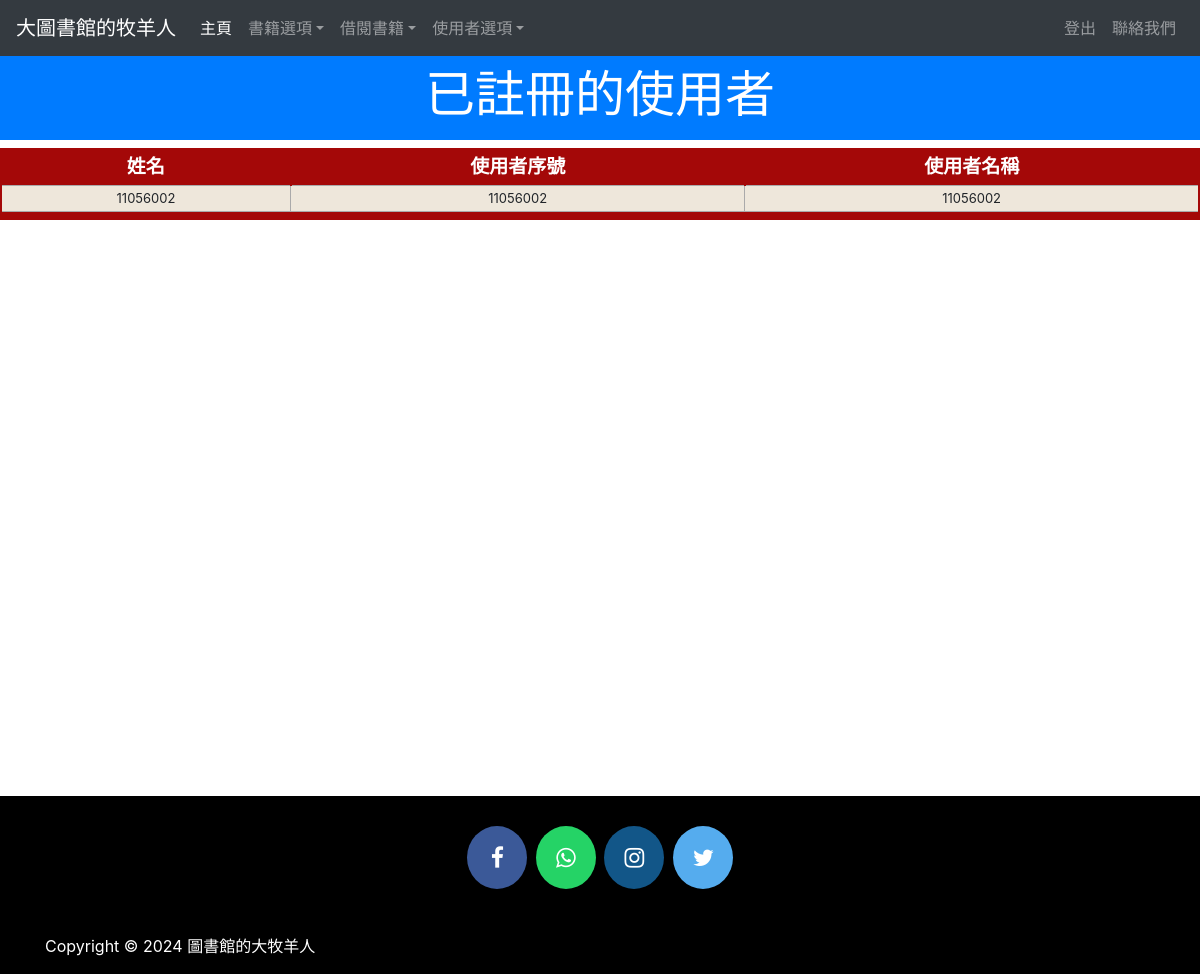
Before: /viewstudent (signed in) with the older database file.
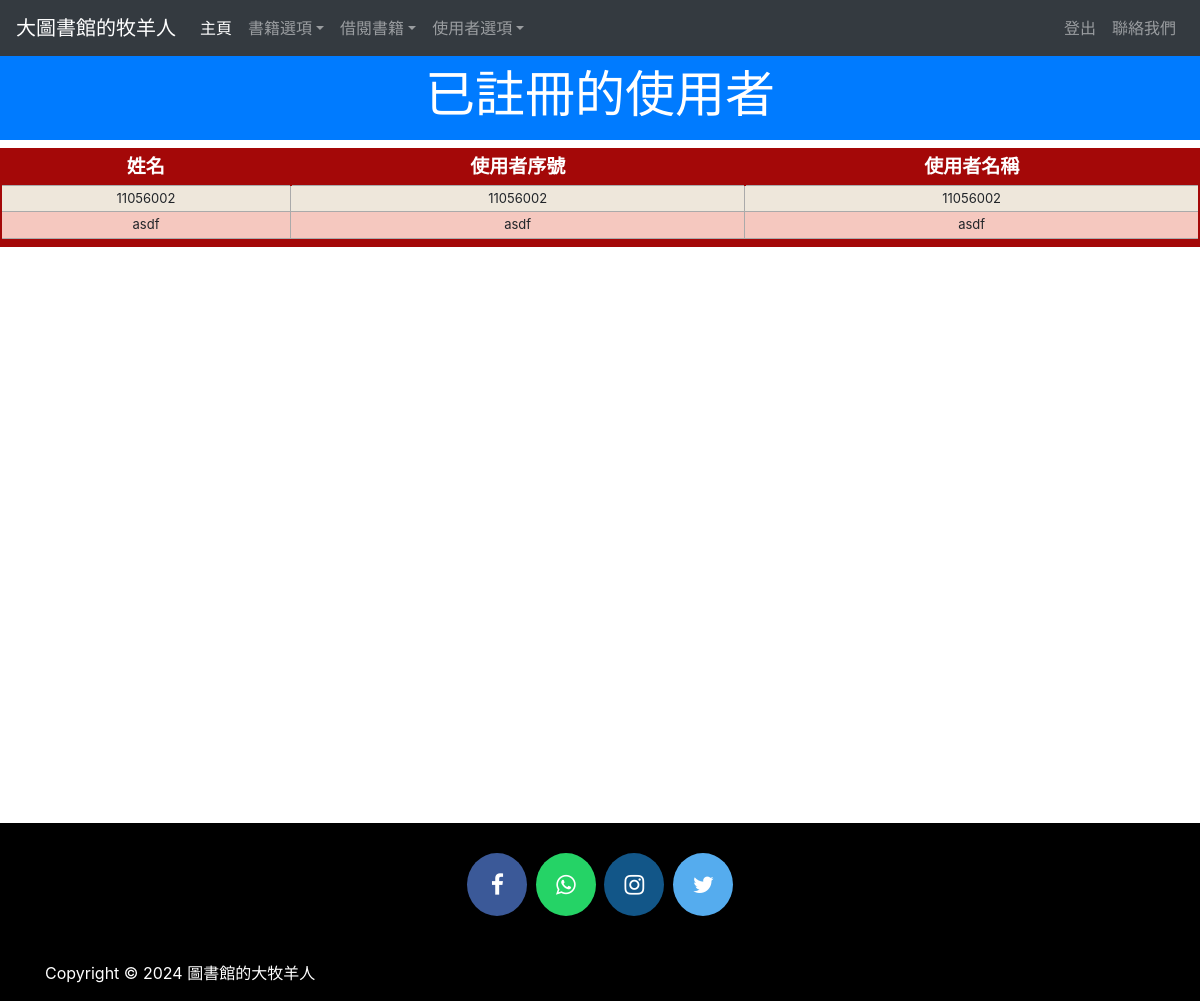
After: the same page with the newer database file.
### library/models.py (models this page shows, shortened)
class StudentExtra(models.Model):
    user=models.OneToOneField(User,on_delete=models.CASCADE)
    enrollment = models.CharField(max_length=40)
    branch = models.CharField(max_length=40)
    @property
    def get_name(self):
        return self.user.first_name

### library/views.py (the view)
# urls.py: path('viewstudent', views.viewstudent_view),
@login_required(login_url='adminlogin')
@user_passes_test(is_admin)
def viewstudent_view(request):
    students=models.StudentExtra.objects.all()
    return render(request,'library/viewstudent.html',{'students':students})

### library/views.py (called while the page is built)
def is_admin(user):
    if user.is_superuser or user.is_staff:
        return True
    else:
        return False

### library/templates/library/viewstudent.html (shortened to what this page needs)
<!DOCTYPE html>
<html lang="en" dir="ltr">
  <head>
  </head>
  <body>
    {% include "library/navbaradmin.html" %}
    <br>
    <br>
    <h3 class="p-3 mb-2 bg-primary text-white" style = 'font-size: 50px;text-align:center;'>已註冊的使用者</h3>
    {% if students%}
<table class="redTable">
<thead>
<tr>
<th>姓名</th>
<th>使用者序號</th>
<th>使用者名稱</th>
</tr>
</thead>
<tfoot>
<tr>
<td colspan="3">
</td>
</tr>
</tfoot>
<tbody>
  {% for s in students %}
    <tr>
      <td>{{s.get_name}}</td>
      <td>{{s.enrollment}}</td>
      <td>{{s.branch}}</td>
    </tr>
  {% endfor %}
</tbody>
</table>
{%else%}
<h1> 目前沒有已註冊的使用者</h1>
{%endif%}
<br><br><br><br><br><br><br><br><br>
<br><br><br><br><br><br><br><br><br>
<br><br><br><br><br><br>
  {% include "library/footer.html" %}
  </body>
</html>

Changed rows visible on the page:
added StudentExtra: get_name "asdf", enrollment "asdf", branch "asdf"
